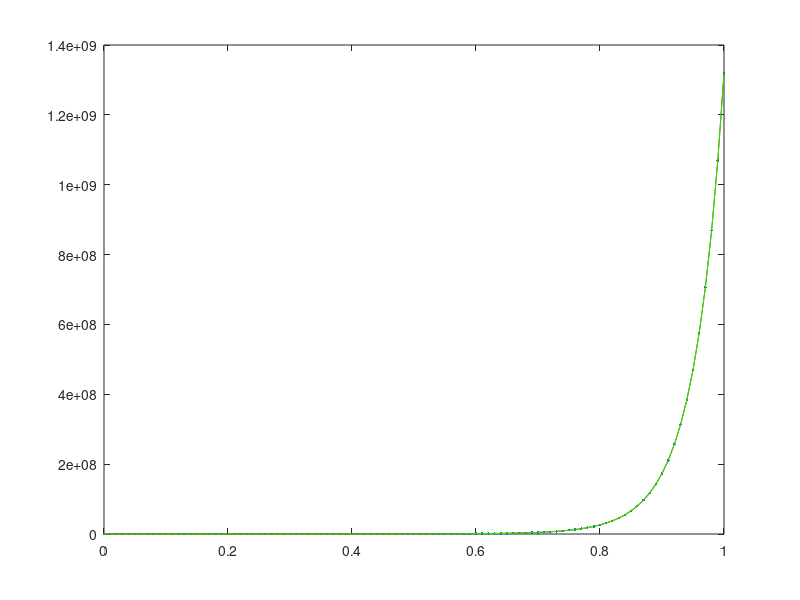

Reproduce this figure in MATLAB.
clear all;
close all;
clc;
warning off all;

a=7;b=7;c=7;              %待求解的系数

x=(0:0.01:1)';
w=rand(length(x),1)*2-1;   %生成噪声
y=exp(a*x.^2+b*x+c)+w;     %带噪声的模型 
plot(x,y,'.')

pre=rand(3,1);             
update=1;
u=0.1;
for i=1:100    
    if update==1
        f = exp(pre(1)*x.^2+pre(2)*x+pre(3));
        g = y-f;                                        %计算误差 

        p1 = exp(pre(1)*x.^2+pre(2)*x+pre(3)).*x.^2;    %对a求偏导
        p2 = exp(pre(1)*x.^2+pre(2)*x+pre(3)).*x;       %对b求偏导
        p3 = exp(pre(1)*x.^2+pre(2)*x+pre(3));          %对c求偏导
        J = [p1 p2 p3];                                 %计算雅克比矩阵
        H=J'*J;
        if i==1
            e=dot(g,g);
        end          
    end
    
    delta = inv(H+u*eye(length(H)))*J'* g;      
    pcur = pre+delta;                           %迭代
    fcur = exp(pcur(1)*x.^2+pcur(2)*x+pcur(3)); 
    ecur = dot(y-fcur,y-fcur);
    
    if ecur<e                                   %比较两次差值，新模型好则使用
        if norm(pre-pcur)<1e-10
           break; 
        end
        u=u/2;  
        pre=pcur;
        e=ecur;
        update=1;    
    else
        u=u*2;        
        update=0;
    end 
end

hold on;
plot(x,exp(a*x.^2+b*x+c),'r');
plot(x,exp(pre(1)*x.^2+pre(2)*x+pre(3)),'g');

%比较一下
[a b c]
pre'
